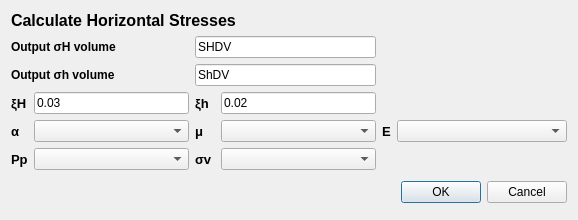
<?xml version="1.0" encoding="UTF-8"?>
<ui version="4.0">
 <class>XDlgCalSH</class>
 <widget class="QDialog" name="XDlgCalSH">
  <property name="geometry">
   <rect>
    <x>0</x>
    <y>0</y>
    <width>578</width>
    <height>220</height>
   </rect>
  </property>
  <property name="windowTitle">
   <string>XDlgCalSH</string>
  </property>
  <layout class="QGridLayout" name="gridLayout">
   <item row="4" column="3">
    <widget class="QComboBox" name="comboBoxNiu">
     <property name="minimumSize">
      <size>
       <width>120</width>
       <height>0</height>
      </size>
     </property>
    </widget>
   </item>
   <item row="5" column="3">
    <widget class="QComboBox" name="comboBoxSv">
     <property name="minimumSize">
      <size>
       <width>120</width>
       <height>0</height>
      </size>
     </property>
    </widget>
   </item>
   <item row="5" column="1">
    <widget class="QComboBox" name="comboBoxPp">
     <property name="minimumSize">
      <size>
       <width>120</width>
       <height>0</height>
      </size>
     </property>
     <property name="maximumSize">
      <size>
       <width>170</width>
       <height>16777215</height>
      </size>
     </property>
    </widget>
   </item>
   <item row="4" column="1">
    <widget class="QComboBox" name="comboBoxBiot">
     <property name="minimumSize">
      <size>
       <width>120</width>
       <height>0</height>
      </size>
     </property>
     <property name="maximumSize">
      <size>
       <width>170</width>
       <height>16777215</height>
      </size>
     </property>
    </widget>
   </item>
   <item row="1" column="2" colspan="2">
    <widget class="QLineEdit" name="lineEditSHDV">
     <property name="text">
      <string>SHDV</string>
     </property>
    </widget>
   </item>
   <item row="3" column="3">
    <widget class="QLineEdit" name="lineEditSh">
     <property name="text">
      <string>0.02</string>
     </property>
    </widget>
   </item>
   <item row="4" column="0">
    <widget class="QLabel" name="label_5">
     <property name="maximumSize">
      <size>
       <width>20</width>
       <height>16777215</height>
      </size>
     </property>
     <property name="font">
      <font>
       <pointsize>10</pointsize>
       <weight>75</weight>
       <bold>true</bold>
      </font>
     </property>
     <property name="text">
      <string>α</string>
     </property>
    </widget>
   </item>
   <item row="2" column="0" colspan="2">
    <widget class="QLabel" name="label_11">
     <property name="font">
      <font>
       <weight>75</weight>
       <bold>true</bold>
      </font>
     </property>
     <property name="text">
      <string>Output σh volume</string>
     </property>
    </widget>
   </item>
   <item row="3" column="0">
    <widget class="QLabel" name="label_3">
     <property name="maximumSize">
      <size>
       <width>20</width>
       <height>16777215</height>
      </size>
     </property>
     <property name="font">
      <font>
       <pointsize>10</pointsize>
       <weight>75</weight>
       <bold>true</bold>
      </font>
     </property>
     <property name="text">
      <string>ξH</string>
     </property>
    </widget>
   </item>
   <item row="5" column="2">
    <widget class="QLabel" name="label_9">
     <property name="minimumSize">
      <size>
       <width>20</width>
       <height>0</height>
      </size>
     </property>
     <property name="maximumSize">
      <size>
       <width>20</width>
       <height>16777215</height>
      </size>
     </property>
     <property name="font">
      <font>
       <pointsize>10</pointsize>
       <weight>75</weight>
       <bold>true</bold>
      </font>
     </property>
     <property name="text">
      <string>σv</string>
     </property>
    </widget>
   </item>
   <item row="0" column="0" colspan="4">
    <widget class="QLabel" name="label">
     <property name="font">
      <font>
       <pointsize>12</pointsize>
       <weight>75</weight>
       <bold>true</bold>
      </font>
     </property>
     <property name="text">
      <string>Calculate Horizontal Stresses</string>
     </property>
    </widget>
   </item>
   <item row="4" column="5">
    <widget class="QComboBox" name="comboBoxE">
     <property name="minimumSize">
      <size>
       <width>170</width>
       <height>0</height>
      </size>
     </property>
     <property name="maximumSize">
      <size>
       <width>170</width>
       <height>16777215</height>
      </size>
     </property>
    </widget>
   </item>
   <item row="5" column="0">
    <widget class="QLabel" name="label_8">
     <property name="maximumSize">
      <size>
       <width>20</width>
       <height>16777215</height>
      </size>
     </property>
     <property name="font">
      <font>
       <pointsize>10</pointsize>
       <weight>75</weight>
       <bold>true</bold>
      </font>
     </property>
     <property name="text">
      <string>Pp</string>
     </property>
    </widget>
   </item>
   <item row="3" column="2">
    <widget class="QLabel" name="label_4">
     <property name="maximumSize">
      <size>
       <width>20</width>
       <height>16777215</height>
      </size>
     </property>
     <property name="font">
      <font>
       <pointsize>10</pointsize>
       <weight>75</weight>
       <bold>true</bold>
      </font>
     </property>
     <property name="text">
      <string>ξh</string>
     </property>
    </widget>
   </item>
   <item row="1" column="0" colspan="2">
    <widget class="QLabel" name="label_10">
     <property name="font">
      <font>
       <weight>75</weight>
       <bold>true</bold>
      </font>
     </property>
     <property name="text">
      <string>Output σH volume</string>
     </property>
    </widget>
   </item>
   <item row="6" column="4" colspan="2">
    <widget class="QDialogButtonBox" name="buttonBox">
     <property name="standardButtons">
      <set>QDialogButtonBox::Cancel|QDialogButtonBox::Ok</set>
     </property>
    </widget>
   </item>
   <item row="2" column="2" colspan="2">
    <widget class="QLineEdit" name="lineEditShDV">
     <property name="text">
      <string>ShDV</string>
     </property>
    </widget>
   </item>
   <item row="4" column="2">
    <widget class="QLabel" name="label_6">
     <property name="maximumSize">
      <size>
       <width>20</width>
       <height>16777215</height>
      </size>
     </property>
     <property name="font">
      <font>
       <pointsize>10</pointsize>
       <weight>75</weight>
       <bold>true</bold>
      </font>
     </property>
     <property name="text">
      <string>μ</string>
     </property>
    </widget>
   </item>
   <item row="6" column="2">
    <spacer name="verticalSpacer">
     <property name="orientation">
      <enum>Qt::Vertical</enum>
     </property>
     <property name="sizeHint" stdset="0">
      <size>
       <width>20</width>
       <height>20</height>
      </size>
     </property>
    </spacer>
   </item>
   <item row="3" column="1">
    <widget class="QLineEdit" name="lineEditSH">
     <property name="text">
      <string>0.03</string>
     </property>
    </widget>
   </item>
   <item row="4" column="4">
    <widget class="QLabel" name="label_7">
     <property name="maximumSize">
      <size>
       <width>20</width>
       <height>16777215</height>
      </size>
     </property>
     <property name="font">
      <font>
       <pointsize>10</pointsize>
       <weight>75</weight>
       <bold>true</bold>
      </font>
     </property>
     <property name="text">
      <string>E</string>
     </property>
    </widget>
   </item>
  </layout>
 </widget>
 <layoutdefault spacing="6" margin="11"/>
 <resources>
  <include location="../xconsole/x.qrc"/>
 </resources>
 <connections>
  <connection>
   <sender>buttonBox</sender>
   <signal>rejected()</signal>
   <receiver>XDlgCalSH</receiver>
   <slot>reject()</slot>
   <hints>
    <hint type="sourcelabel">
     <x>387</x>
     <y>309</y>
    </hint>
    <hint type="destinationlabel">
     <x>410</x>
     <y>261</y>
    </hint>
   </hints>
  </connection>
  <connection>
   <sender>buttonBox</sender>
   <signal>accepted()</signal>
   <receiver>XDlgCalSH</receiver>
   <slot>accept()</slot>
   <hints>
    <hint type="sourcelabel">
     <x>295</x>
     <y>308</y>
    </hint>
    <hint type="destinationlabel">
     <x>225</x>
     <y>319</y>
    </hint>
   </hints>
  </connection>
 </connections>
</ui>
